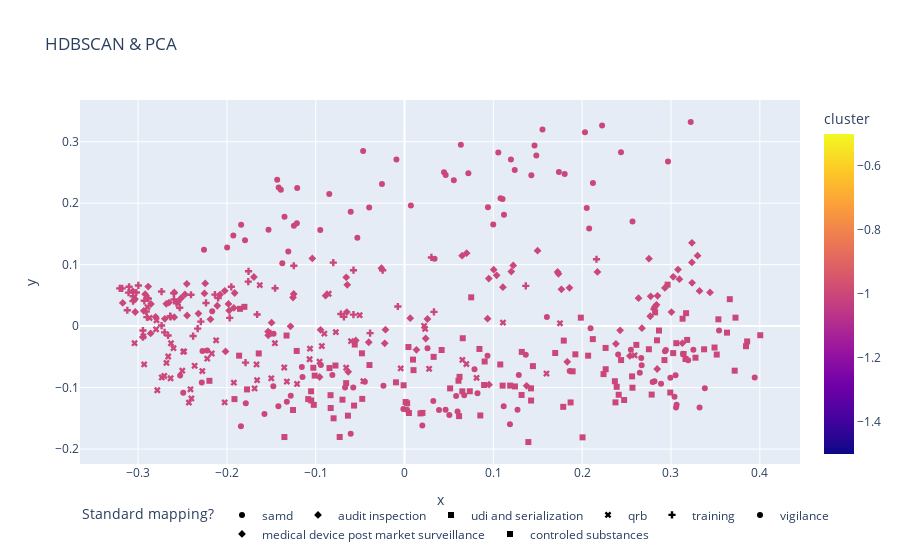

The notebook cell saved with this chart:
### Code cell
fig = px.scatter(
    embeddings_df,
    y="y",
    x="x",
    color=CLUSTER,
    symbol=TARGET,
    hover_data=[TARGET],
    title="HDBSCAN & PCA"
)
fig.update_layout(uniformtext_mode="hide")
fig.update_layout(legend_orientation="h")
fig.show();

### Figure 1 — Plotly figure (JSON) as saved in the notebook; plotly's stock layout.template omitted (floating-point values rounded to 4 significant figures)
{"data": [{"customdata": [["samd"], ["samd"], ["samd"], ["samd"], ["samd"], ["samd"], ["samd"], ["samd"], ["samd"], ["samd"], ["samd"], ["samd"], ["samd"], ["samd"], ["samd"], ["samd"], ["samd"], ["samd"], ["samd"], ["samd"], ["samd"], ["samd"], ["samd"], ["samd"], ["samd"], ["samd"], ["samd"], ["samd"], ["samd"], ["samd"], ["samd"], ["samd"], ["samd"], ["samd"], ["samd"], ["samd"], ["samd"], ["samd"], ["samd"], ["samd"], ["samd"], ["samd"], ["samd"], ["samd"], ["samd"], ["samd"], ["samd"], ["samd"], ["samd"], ["samd"], ["samd"], ["samd"], ["samd"], ["samd"]], "hovertemplate": "Standard mapping?=%{customdata[0]}<br>x=%{x}<br>y=%{y}<br>cluster=%{marker.color}<extra></extra>", "legendgroup": "samd", "marker": {"color": [-1, -1, -1, -1, -1, -1, -1, -1, -1, -1, -1, -1, -1, -1, -1, -1, -1, -1, -1, -1, -1, -1, -1, -1, -1, -1, -1, -1, -1, -1, -1, -1, -1, -1, -1, -1, -1, -1, -1, -1, -1, -1, -1, -1, -1, -1, -1, -1, -1, -1, -1, -1, -1, -1], "coloraxis": "coloraxis", "symbol": "circle"}, "mode": "markers", "name": "samd", "orientation": "v", "showlegend": true, "type": "scatter", "x": [-0.2258, 0.2966, 0.05548, -0.09489, 0.1081, 0.03383, 0.1241, 0.09393, 0.1198, -0.1928, -0.1376, -0.1532, -0.1417, -0.1434, -0.1245, 0.2079, -0.2166, -0.06061, 0.2121, 0.1484, 0.1428, 0.09986, 0.06342, 0.1803, -0.1208, -0.1212, -0.184, 0.04445, 0.007123, -0.1309, 0.3222, 0.1056, 0.1553, 0.1104, -0.009146, -0.05311, 0.07187, 0.1738, 0.1464, -0.02543, 0.2051, -0.04664, -0.1796, -0.1998, 0.112, -0.1393, -0.03981, 0.2032, 0.2567, -0.1351, -0.08475, 0.2437, 0.04632, 0.2224], "xaxis": "x", "y": [0.1241, 0.2676, 0.2374, 0.1562, 0.2079, 0.1095, 0.254, 0.1932, 0.271, 0.1473, 0.1024, 0.1567, 0.2254, 0.238, 0.1633, 0.1586, 0.02428, 0.1859, 0.2326, 0.2775, 0.2453, 0.1652, 0.2951, 0.2476, 0.2245, 0.1674, 0.165, 0.2502, 0.1964, 0.1215, 0.3321, 0.2823, 0.3199, 0.2068, 0.2711, 0.1439, 0.2487, 0.2508, 0.2939, 0.2311, 0.1923, 0.285, 0.1398, 0.1279, 0.1812, 0.2217, 0.1931, 0.3152, 0.1703, 0.178, 0.2151, 0.283, 0.2457, 0.3264], "yaxis": "y"}, {"customdata": [["audit inspection"], ["audit inspection"], ["audit inspection"], ["audit inspection"], ["audit inspection"], ["audit inspection"], ["audit inspection"], ["audit inspection"], ["audit inspection"], ["audit inspection"], ["audit inspection"], ["audit inspection"], ["audit inspection"], ["audit inspection"], ["audit inspection"], ["audit inspection"], ["audit inspection"], ["audit inspection"], ["audit inspection"], ["audit inspection"], ["audit inspection"], ["audit inspection"], ["audit inspection"], ["audit inspection"], ["audit inspection"], ["audit inspection"], ["audit inspection"], ["audit inspection"], ["audit inspection"], ["audit inspection"], ["audit inspection"], ["audit inspection"], ["audit inspection"], ["audit inspection"], ["audit inspection"], ["audit inspection"], ["audit inspection"], ["audit inspection"], ["audit inspection"], ["audit inspection"], ["audit inspection"], ["audit inspection"], ["audit inspection"], ["audit inspection"], ["audit inspection"], ["audit inspection"], ["audit inspection"], ["audit inspection"], ["audit inspection"], ["audit inspection"], ["audit inspection"], ["audit inspection"]], "hovertemplate": "Standard mapping?=%{customdata[0]}<br>x=%{x}<br>y=%{y}<br>cluster=%{marker.color}<extra></extra>", "legendgroup": "audit inspection", "marker": {"color": [-1, -1, -1, -1, -1, -1, -1, -1, -1, -1, -1, -1, -1, -1, -1, -1, -1, -1, -1, -1, -1, -1, -1, -1, -1, -1, -1, -1, -1, -1, -1, -1, -1, -1, -1, -1, -1, -1, -1, -1, -1, -1, -1, -1, -1, -1, -1, -1, -1, -1, -1, -1], "coloraxis": "coloraxis", "symbol": "diamond"}, "mode": "markers", "name": "audit inspection", "orientation": "v", "showlegend": true, "type": "scatter", "x": [-0.1696, 0.2931, -0.1983, 0.2172, -0.2682, 0.06992, -0.02607, -0.2448, -0.2321, -0.2552, 0.2752, -0.2886, -0.06342, 0.2807, 0.3079, -0.2077, -0.2451, -0.1535, -0.292, 0.1498, -0.06448, -0.3045, -0.1038, -0.06561, -0.05492, -0.2592, -0.2936, -0.3032, -0.2652, -0.1975, -0.2859, -0.2856, -0.306, 0.09488, -0.2253, 0.3095, 0.2837, -0.3035, 0.2635, 0.1202, -0.2803, -0.2472, -0.2699, 0.2819, -0.1913, -0.3173, -0.1922, -0.2024, 0.2767, -0.2517, 0.1224, -0.2593], "xaxis": "x", "y": [0.07992, 0.0622, 0.03611, 0.08818, 0.03628, 0.1187, 0.09416, 0.01727, 0.02044, 0.03904, 0.1097, 0.06427, -0.07423, 0.02792, 0.09202, 0.05125, 0.0688, -0.0149, 0.05194, 0.1227, 0.06718, 0.04269, 0.1101, 0.07936, -0.02322, 0.05473, 0.02486, 0.02295, 0.03828, 0.02533, -0.01195, 0.03594, 0.05679, 0.07728, 0.05312, 0.07641, 0.03469, 0.04407, 0.04553, 0.08878, 0.0149, 0.05152, 0.01184, 0.03161, 0.05387, 0.03779, 0.02967, 0.05746, 0.01605, 0.04538, 0.09881, 0.0145], "yaxis": "y"}, {"customdata": [["udi and serialization"], ["udi and serialization"], ["udi and serialization"], ["udi and serialization"], ["udi and serialization"], ["udi and serialization"], ["udi and serialization"], ["udi and serialization"], ["udi and serialization"], ["udi and serialization"], ["udi and serialization"], ["udi and serialization"], ["udi and serialization"], ["udi and serialization"], ["udi and serialization"], ["udi and serialization"], ["udi and serialization"], ["udi and serialization"], ["udi and serialization"], ["udi and serialization"], ["udi and serialization"], ["udi and serialization"], ["udi and serialization"], ["udi and serialization"], ["udi and serialization"], ["udi and serialization"], ["udi and serialization"], ["udi and serialization"], ["udi and serialization"], ["udi and serialization"], ["udi and serialization"], ["udi and serialization"], ["udi and serialization"], ["udi and serialization"], ["udi and serialization"], ["udi and serialization"], ["udi and serialization"], ["udi and serialization"], ["udi and serialization"], ["udi and serialization"], ["udi and serialization"], ["udi and serialization"], ["udi and serialization"], ["udi and serialization"], ["udi and serialization"], ["udi and serialization"], ["udi and serialization"], ["udi and serialization"], ["udi and serialization"], ["udi and serialization"], ["udi and serialization"], ["udi and serialization"], ["udi and serialization"], ["udi and serialization"], ["udi and serialization"], ["udi and serialization"], ["udi and serialization"], ["udi and serialization"], ["udi and serialization"], ["udi and serialization"], ["udi and serialization"], ["udi and serialization"], ["udi and serialization"], ["udi and serialization"], ["udi and serialization"], ["udi and serialization"], ["udi and serialization"], ["udi and serialization"]], "hovertemplate": "Standard mapping?=%{customdata[0]}<br>x=%{x}<br>y=%{y}<br>cluster=%{marker.color}<extra></extra>", "legendgroup": "udi and serialization", "marker": {"color": [-1, -1, -1, -1, -1, -1, -1, -1, -1, -1, -1, -1, -1, -1, -1, -1, -1, -1, -1, -1, -1, -1, -1, -1, -1, -1, -1, -1, -1, -1, -1, -1, -1, -1, -1, -1, -1, -1, -1, -1, -1, -1, -1, -1, -1, -1, -1, -1, -1, -1, -1, -1, -1, -1, -1, -1, -1, -1, -1, -1, -1, -1, -1, -1, -1, -1, -1, -1], "coloraxis": "coloraxis", "symbol": "square"}, "mode": "markers", "name": "udi and serialization", "orientation": "v", "showlegend": true, "type": "scatter", "x": [-0.1328, 0.3726, -0.1022, 0.4005, 0.08959, 0.1078, -0.05606, 0.04177, 0.3534, 0.1424, 0.2783, 0.1318, -0.009655, -0.1011, 0.3717, 0.1893, 0.3276, 0.0101, 0.3857, 0.306, 0.2842, 0.3131, 0.2241, 0.2438, 0.07506, 0.317, 0.001241, 0.3373, 0.2751, 0.3142, 0.06555, 0.2865, 0.2821, 0.3025, -0.04796, -0.1863, 0.3844, 0.2962, -0.08332, 0.06075, 0.132, -0.1214, 0.261, 0.004395, 0.1445, -0.07988, 0.3163, 0.3182, 0.3515, 0.1793, 0.009533, 0.2264, 0.1189, 0.2389, 0.3662, 0.1985, 0.349, 0.3631, -0.08449, 0.03276, 0.2265, 0.1696, 0.1923, -0.1803, -0.1641, 0.08433, -0.1853, -0.001035], "xaxis": "x", "y": [-0.01534, 0.01374, -0.1281, -0.01484, -0.09578, -0.0624, -0.02997, -0.03885, 0.01108, -0.1013, -0.1114, -0.112, -0.09146, -0.0805, -0.0725, -0.07353, -0.05139, -0.07163, -0.0249, -0.02776, -0.02311, 0.01205, -0.07804, -0.05524, 0.04682, 0.02103, -0.1235, -0.03772, -0.03763, -0.04541, -0.01972, -0.007183, 0.02236, -0.04391, -0.04426, -0.04806, -0.03267, 0.06742, -0.1124, -0.08885, -0.04198, -0.04039, -0.03052, -0.03405, -0.06506, -0.15, -0.05349, -0.02246, -0.04625, -0.02355, -0.05448, -0.03548, -0.09674, -0.09877, 0.04383, 0.01375, -0.03482, -0.01061, -0.06821, -0.05005, -0.07015, -0.04369, -0.0459, 0.03134, -0.0445, -0.03714, 0.02812, -0.09628], "yaxis": "y"}, {"customdata": [["qrb"], ["qrb"], ["qrb"], ["qrb"], ["qrb"], ["qrb"], ["qrb"], ["qrb"], ["qrb"], ["qrb"], ["qrb"], ["qrb"], ["qrb"], ["qrb"], ["qrb"], ["qrb"], ["qrb"], ["qrb"], ["qrb"], ["qrb"], ["qrb"], ["qrb"], ["qrb"], ["qrb"], ["qrb"], ["qrb"], ["qrb"], ["qrb"], ["qrb"], ["qrb"], ["qrb"], ["qrb"], ["qrb"], ["qrb"], ["qrb"], ["qrb"], ["qrb"], ["qrb"], ["qrb"], ["qrb"], ["qrb"], ["qrb"], ["qrb"], ["qrb"], ["qrb"], ["qrb"], ["qrb"], ["qrb"], ["qrb"], ["qrb"], ["qrb"], ["qrb"], ["qrb"], ["qrb"], ["qrb"], ["qrb"], ["qrb"], ["qrb"], ["qrb"]], "hovertemplate": "Standard mapping?=%{customdata[0]}<br>x=%{x}<br>y=%{y}<br>cluster=%{marker.color}<extra></extra>", "legendgroup": "qrb", "marker": {"color": [-1, -1, -1, -1, -1, -1, -1, -1, -1, -1, -1, -1, -1, -1, -1, -1, -1, -1, -1, -1, -1, -1, -1, -1, -1, -1, -1, -1, -1, -1, -1, -1, -1, -1, -1, -1, -1, -1, -1, -1, -1, -1, -1, -1, -1, -1, -1, -1, -1, -1, -1, -1, -1, -1, -1, -1, -1, -1, -1], "coloraxis": "coloraxis", "symbol": "x"}, "mode": "markers", "name": "qrb", "orientation": "v", "showlegend": true, "type": "scatter", "x": [-0.15, -0.304, -0.2121, -0.2733, -0.004297, 0.02767, -0.263, -0.2895, 0.02208, 0.175, -0.1922, -0.268, -0.2661, -0.05058, 0.1598, -0.166, -0.08544, 0.08111, -0.2784, 0.02321, -0.2492, -0.2025, -0.2634, -0.163, -0.1069, -0.07737, -0.2221, -0.2482, -0.2705, -0.241, -0.2871, -0.24, 0.06958, -0.1666, -0.2932, -0.2792, -0.2171, 0.06512, -0.1325, 0.259, -0.09033, -0.146, -0.2601, -0.06027, -0.09314, -0.1689, -0.2503, -0.04639, 0.1109, -0.09568, -0.2798, -0.2277, -0.1354, -0.2428, -0.0657, -0.121, -0.2363, -0.1065, -0.2941], "xaxis": "x", "y": [-0.0849, -0.02779, -0.02306, -0.08353, -0.06875, -0.06944, -0.02788, 0.0309, 0.0004002, 0.004577, -0.09195, -0.05984, -0.04944, 0.01778, -0.07713, -0.08796, 0.05268, -0.08415, -0.1044, -0.004429, -0.04158, -0.1241, -0.0848, 0.06673, -0.0539, -0.009779, -0.05292, -0.04124, -0.08116, -0.1028, 0.01331, -0.1176, -0.06174, -0.06235, -0.06231, 0.009445, -0.04452, -0.05498, -0.0902, -0.0475, -0.01228, -0.02782, -0.03587, -0.02443, -0.03242, -0.1014, -0.07254, -0.08953, 0.005751, -0.05777, -0.005183, -0.07314, -0.0673, -0.1244, -0.06761, -0.09411, -0.06452, -0.03662, -0.01674], "yaxis": "y"}, {"customdata": [["training"], ["training"], ["training"], ["training"], ["training"], ["training"], ["training"], ["training"], ["training"], ["training"], ["training"], ["training"], ["training"], ["training"], ["training"], ["training"], ["training"], ["training"], ["training"], ["training"], ["training"], ["training"], ["training"], ["training"], ["training"], ["training"], ["training"], ["training"], ["training"], ["training"], ["training"], ["training"], ["training"], ["training"], ["training"], ["training"], ["training"], ["training"], ["training"], ["training"], ["training"], ["training"], ["training"], ["training"], ["training"], ["training"], ["training"], ["training"], ["training"], ["training"], ["training"], ["training"], ["training"], ["training"]], "hovertemplate": "Standard mapping?=%{customdata[0]}<br>x=%{x}<br>y=%{y}<br>cluster=%{marker.color}<extra></extra>", "legendgroup": "training", "marker": {"color": [-1, -1, -1, -1, -1, -1, -1, -1, -1, -1, -1, -1, -1, -1, -1, -1, -1, -1, -1, -1, -1, -1, -1, -1, -1, -1, -1, -1, -1, -1, -1, -1, -1, -1, -1, -1, -1, -1, -1, -1, -1, -1, -1, -1, -1, -1, -1, -1, -1, -1, -1, -1, -1, -1], "coloraxis": "coloraxis", "symbol": "cross"}, "mode": "markers", "name": "training", "orientation": "v", "showlegend": true, "type": "scatter", "x": [-0.166, -0.179, -0.08025, -0.1759, -0.2908, -0.3057, -0.3179, -0.2404, -0.2531, -0.05747, -0.2896, 0.1365, -0.195, -0.2595, -0.2884, 0.2161, -0.1756, -0.2997, -0.3102, -0.3056, -0.00755, -0.2568, -0.302, -0.2634, -0.07168, -0.3121, -0.2901, -0.06826, -0.2736, -0.2235, -0.1247, -0.2294, 0.0331, -0.1457, -0.2702, -0.2099, -0.2736, -0.1512, -0.02461, -0.3108, -0.2662, -0.238, -0.03879, -0.2135, -0.2598, -0.05752, -0.3207, -0.293, -0.1968, 0.03026, -0.2329, -0.2945, -0.2945, -0.2639], "xaxis": "x", "y": [0.01891, -0.05933, 0.1032, 0.07238, 0.02385, 0.04063, 0.06137, 0.05101, 0.02998, 0.09096, 0.04543, 0.06546, 0.06392, 0.04331, 0.04472, 0.1088, 0.08914, 0.06617, 0.06392, 0.04846, 0.03195, 0.03728, 0.05466, 0.01493, 0.01962, 0.02583, 0.01466, 0.01502, 0.000949, 0.03766, 0.09817, 0.007251, 0.02309, 0.06159, -0.01013, 0.04571, 0.05625, -0.01187, 0.09099, 0.0545, -0.01518, -0.01618, -0.01139, 0.05115, 0.05346, 0.01875, 0.06136, 0.04117, 0.01348, 0.1117, -0.00403, -0.01788, -0.007156, 0.01627], "yaxis": "y"}, {"customdata": [["vigilance"], ["vigilance"], ["vigilance"], ["vigilance"], ["vigilance"], ["vigilance"], ["vigilance"], ["vigilance"], ["vigilance"], ["vigilance"], ["vigilance"], ["vigilance"], ["vigilance"], ["vigilance"], ["vigilance"], ["vigilance"], ["vigilance"], ["vigilance"], ["vigilance"], ["vigilance"], ["vigilance"], ["vigilance"], ["vigilance"], ["vigilance"], ["vigilance"], ["vigilance"], ["vigilance"], ["vigilance"], ["vigilance"], ["vigilance"], ["vigilance"], ["vigilance"], ["vigilance"], ["vigilance"], ["vigilance"], ["vigilance"], ["vigilance"], ["vigilance"], ["vigilance"], ["vigilance"], ["vigilance"], ["vigilance"], ["vigilance"], ["vigilance"], ["vigilance"], ["vigilance"], ["vigilance"], ["vigilance"], ["vigilance"], ["vigilance"], ["vigilance"], ["vigilance"], ["vigilance"], ["vigilance"], ["vigilance"], ["vigilance"], ["vigilance"], ["vigilance"], ["vigilance"], ["vigilance"], ["vigilance"], ["vigilance"], ["vigilance"], ["vigilance"], ["vigilance"], ["vigilance"]], "hovertemplate": "Standard mapping?=%{customdata[0]}<br>x=%{x}<br>y=%{y}<br>cluster=%{marker.color}<extra></extra>", "legendgroup": "vigilance", "marker": {"color": [-1, -1, -1, -1, -1, -1, -1, -1, -1, -1, -1, -1, -1, -1, -1, -1, -1, -1, -1, -1, -1, -1, -1, -1, -1, -1, -1, -1, -1, -1, -1, -1, -1, -1, -1, -1, -1, -1, -1, -1, -1, -1, -1, -1, -1, -1, -1, -1, -1, -1, -1, -1, -1, -1, -1, -1, -1, -1, -1, -1, -1, -1, -1, -1, -1, -1], "coloraxis": "coloraxis", "symbol": "circle"}, "mode": "markers", "name": "vigilance", "orientation": "v", "showlegend": true, "type": "scatter", "x": [-0.2283, 0.03239, -0.02376, 0.08212, -0.1325, 0.06722, -0.2275, 0.3252, 0.002775, -0.06062, -0.2223, -0.08128, -0.1149, 0.3943, -0.1577, 0.1286, 0.3051, 0.09343, 0.3541, 0.2665, 0.3057, 0.2932, -0.0942, 0.1272, 0.04618, 0.1116, 0.0581, 0.05973, 0.02587, 0.2405, 0.3322, 0.3135, -0.1156, 0.2888, 0.3193, -0.04468, -0.1787, 0.2649, 0.2993, 0.1365, 0.03883, 0.2943, 0.186, 0.2794, 0.02005, -0.2492, 0.3381, -0.2526, 0.1187, 0.05041, -0.1474, -0.06695, -0.1477, 0.3063, -0.1842, 0.2548, 0.2095, 0.267, -0.05776, 0.304, -0.001339, -0.1421, -0.1281, 0.07881, 0.1603, 0.2814], "xaxis": "x", "y": [-0.09191, -0.1218, -0.09706, -0.1094, -0.1229, -0.1125, -0.04035, -0.03835, -0.1361, -0.175, -0.03975, -0.07938, -0.08258, -0.08349, -0.1431, -0.07949, -0.07998, -0.04833, -0.007248, -0.05185, -0.1326, -0.04089, -0.06344, -0.1361, -0.1361, -0.1304, -0.1136, -0.1388, -0.03599, -0.04623, -0.1323, -0.045, -0.06666, -0.09369, -0.05548, -0.09059, -0.1256, -0.07582, -0.08399, -0.0467, -0.1364, -0.03879, -0.07292, -0.09075, -0.1618, -0.1084, -0.1011, -0.08025, -0.1596, -0.1448, -0.01228, -0.09977, -0.09798, -0.1278, -0.1627, -0.03852, -0.003415, -0.06365, -0.09965, -0.115, -0.1346, -0.1302, -0.1133, -0.07032, 0.01497, -0.08984], "yaxis": "y"}, {"customdata": [["medical device post market surveillance"], ["medical device post market surveillance"], ["medical device post market surveillance"], ["medical device post market surveillance"], ["medical device post market surveillance"], ["medical device post market surveillance"], ["medical device post market surveillance"], ["medical device post market surveillance"], ["medical device post market surveillance"], ["medical device post market surveillance"], ["medical device post market surveillance"], ["medical device post market surveillance"], ["medical device post market surveillance"], ["medical device post market surveillance"], ["medical device post market surveillance"], ["medical device post market surveillance"], ["medical device post market surveillance"], ["medical device post market surveillance"], ["medical device post market surveillance"], ["medical device post market surveillance"], ["medical device post market surveillance"], ["medical device post market surveillance"], ["medical device post market surveillance"], ["medical device post market surveillance"], ["medical device post market surveillance"], ["medical device post market surveillance"], ["medical device post market surveillance"], ["medical device post market surveillance"], ["medical device post market surveillance"], ["medical device post market surveillance"], ["medical device post market surveillance"], ["medical device post market surveillance"], ["medical device post market surveillance"], ["medical device post market surveillance"], ["medical device post market surveillance"], ["medical device post market surveillance"], ["medical device post market surveillance"], ["medical device post market surveillance"], ["medical device post market surveillance"], ["medical device post market surveillance"], ["medical device post market surveillance"], ["medical device post market surveillance"], ["medical device post market surveillance"], ["medical device post market surveillance"], ["medical device post market surveillance"], ["medical device post market surveillance"], ["medical device post market surveillance"], ["medical device post market surveillance"]], "hovertemplate": "Standard mapping?=%{customdata[0]}<br>x=%{x}<br>y=%{y}<br>cluster=%{marker.color}<extra></extra>", "legendgroup": "medical device post market surveillance", "marker": {"color": [-1, -1, -1, -1, -1, -1, -1, -1, -1, -1, -1, -1, -1, -1, -1, -1, -1, -1, -1, -1, -1, -1, -1, -1, -1, -1, -1, -1, -1, -1, -1, -1, -1, -1, -1, -1, -1, -1, -1, -1, -1, -1, -1, -1, -1, -1, -1, -1], "coloraxis": "coloraxis", "symbol": "diamond"}, "mode": "markers", "name": "medical device post market surveillance", "orientation": "v", "showlegend": true, "type": "scatter", "x": [0.1037, -0.1536, 0.1374, -0.09564, 0.3235, -0.2244, 0.2772, 0.1766, -0.09453, 0.1857, 0.1832, 0.3236, 0.2673, -0.1284, 0.1723, 0.0134, -0.06499, 0.1733, -0.1256, 0.006416, 0.3025, 0.1004, -0.2109, 0.3238, 0.3128, 0.2849, 0.3321, -0.02232, 0.09518, -0.02146, 0.06479, 0.3299, -0.2185, -0.2016, 0.02383, 0.2427, 0.02581, 0.3005, 0.2537, -0.1497, 0.1108, 0.344, 0.0935, 0.2845, -0.04029, -0.1248, 0.238, -0.0889], "xaxis": "x", "y": [0.08267, -0.0088, -0.09713, -0.08278, 0.1036, 0.06937, 0.04843, 0.05982, -0.00597, 0.06223, -0.05812, 0.1354, -0.003392, -0.0003914, 0.08816, -0.03859, 0.02288, 0.08509, 0.04655, 0.01285, 0.08012, 0.09175, 0.03312, 0.07038, -0.02781, 0.04932, 0.05723, -0.02802, -0.09524, -0.005785, 0.1146, 0.1146, 0.01099, -0.04123, -0.02016, -0.006892, 0.0116, 0.02288, -0.04853, 0.005617, 0.06336, 0.05489, 0.0121, -0.06975, -0.02627, 0.05228, -0.02879, 0.04957], "yaxis": "y"}, {"customdata": [["controled substances"], ["controled substances"], ["controled substances"], ["controled substances"], ["controled substances"], ["controled substances"], ["controled substances"], ["controled substances"], ["controled substances"], ["controled substances"], ["controled substances"], ["controled substances"], ["controled substances"], ["controled substances"], ["controled substances"], ["controled substances"], ["controled substances"], ["controled substances"], ["controled substances"], ["controled substances"], ["controled substances"], ["controled substances"], ["controled substances"], ["controled substances"], ["controled substances"], ["controled substances"], ["controled substances"], ["controled substances"], ["controled substances"], ["controled substances"], ["controled substances"], ["controled substances"], ["controled substances"], ["controled substances"], ["controled substances"], ["controled substances"], ["controled substances"], ["controled substances"], ["controled substances"], ["controled substances"], ["controled substances"], ["controled substances"], ["controled substances"], ["controled substances"], ["controled substances"], ["controled substances"]], "hovertemplate": "Standard mapping?=%{customdata[0]}<br>x=%{x}<br>y=%{y}<br>cluster=%{marker.color}<extra></extra>", "legendgroup": "controled substances", "marker": {"color": [-1, -1, -1, -1, -1, -1, -1, -1, -1, -1, -1, -1, -1, -1, -1, -1, -1, -1, -1, -1, -1, -1, -1, -1, -1, -1, -1, -1, -1, -1, -1, -1, -1, -1, -1, -1, -1, -1, -1, -1, -1, -1, -1, -1, -1, -1], "coloraxis": "coloraxis", "symbol": "square"}, "mode": "markers", "name": "controled substances", "orientation": "v", "showlegend": true, "type": "scatter", "x": [-0.1256, -0.1051, -0.1052, -0.1353, 0.187, 0.1243, 0.002966, -0.08317, 0.212, 0.2472, 0.06505, -0.1085, 0.1787, 0.2992, -0.07304, 0.2375, 0.07346, 0.2067, -0.06988, 0.1104, 0.2566, -0.05684, 0.0853, 0.0614, 0.2368, -0.2197, 0.2926, -0.06375, 0.2004, 0.06193, 0.2411, -0.1773, 0.02019, -0.06575, 0.05131, -0.04764, 0.004948, 0.2562, 0.09019, 0.1425, -0.07779, -0.1915, -0.1027, 0.01794, -0.03948, 0.1394], "xaxis": "x", "y": [-0.1365, -0.1209, -0.106, -0.1804, -0.1242, -0.09813, -0.1256, -0.1332, -0.02114, -0.1202, -0.1061, -0.1187, -0.1313, -0.108, -0.1803, -0.1241, -0.106, -0.0481, -0.1197, -0.09685, -0.1002, -0.1293, -0.1453, -0.1464, -0.08965, -0.08897, -0.05527, -0.1457, -0.181, -0.08252, -0.1117, -0.103, -0.1412, -0.09277, -0.1013, -0.1184, -0.1413, -0.08176, -0.05753, -0.1211, -0.06408, -0.1187, -0.06777, -0.142, -0.06332, -0.1886], "yaxis": "y"}], "layout": {"coloraxis": {"colorbar": {"title": {"text": "cluster"}}, "colorscale": [[0, "#0d0887"], [0.1111, "#46039f"], [0.2222, "#7201a8"], [0.3333, "#9c179e"], [0.4444, "#bd3786"], [0.5556, "#d8576b"], [0.6667, "#ed7953"], [0.7778, "#fb9f3a"], [0.8889, "#fdca26"], [1, "#f0f921"]]}, "legend": {"orientation": "h", "title": {"text": "Standard mapping?"}, "tracegroupgap": 0}, "title": {"text": "HDBSCAN & PCA"}, "uniformtext": {"mode": "hide"}, "xaxis": {"anchor": "y", "domain": [0, 1], "title": {"text": "x"}}, "yaxis": {"anchor": "x", "domain": [0, 1], "title": {"text": "y"}}}}
